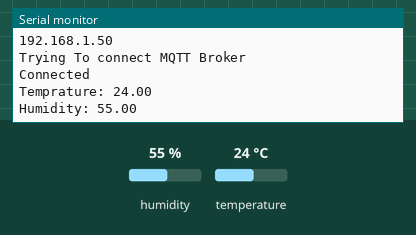
Simulated run of this sketch. Board: ESP8266 (NodeMCU). Parts: the last lines printed to the serial monitor. Inputs (shaded band) come from the test bench; at power-on: humidity 55 %, temperature 24 °C. WiFi joins after 1.5 s; servers stay silent unless stated; no MQTT or app messages arrive unless stated.

Above: at 3.0 s.
3.1 s: humidity set to 22 %
At 5.1 s:
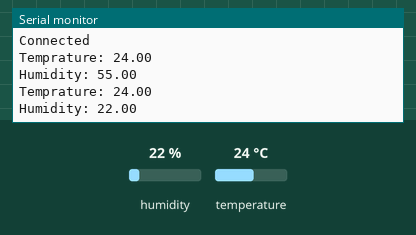
5.8 s: temperature set to 12 °C
At 7.6 s:
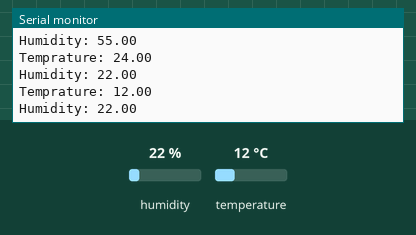
8.5 s: humidity set to 40 %
At 11.4 s:
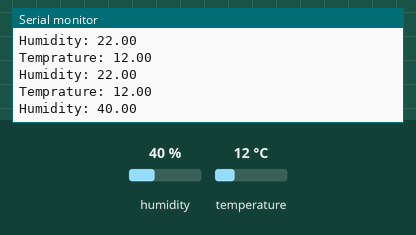
Timing chart, 0 to 12.9 s (numbered marks = the images above; inputs shaded):
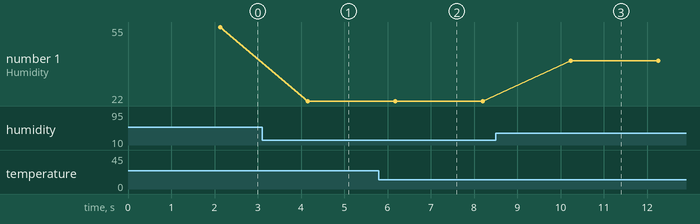

The sketch:

mqttNode.ino
```cpp
#include <ESP8266WiFi.h>
#include <PubSubClient.h>
#include <DHT.h>

#define pinDHT D2
#define DHTType DHT11

DHT dht(pinDHT,DHTType);

char ssid[] = "REYA"; //isi ssid
char password[] = "03052000";//isi passwd


WiFiClient espClient;
PubSubClient client(espClient);

unsigned long currentTime = millis();
unsigned long previousTime = 0;
const long delayTime = 2000;

void setup(){
  Serial.begin(115200);
  dht.begin();
  delay(100);

  Serial.println();
  Serial.print("Connecting to :");
  Serial.println(ssid);
  WiFi.begin(ssid,password);
  while(WiFi.status() != WL_CONNECTED){
    delay(500);
    Serial.print(".");
  }
  Serial.println("");
  Serial.println("WiFi connected");
  Serial.println("IP address:");
  Serial.println(WiFi.localIP());

  client.setServer("192.168.0.8", 1883); //isi localhost komputer
  delay(200);
}

void loop(){
  if(!client.connected()){
    reconnect();
  }
  client.loop();

  currentTime = millis();
  if (currentTime - previousTime >= delayTime){
    currentTime = millis();
    previousTime = currentTime;
    String strTemp = String(dht.readTemperature());
    String strHumi = String(dht.readHumidity());
    char chrTemp[strTemp.length()+1];
    char chrHumi[strHumi.length()+1];
    strTemp.toCharArray(chrTemp,sizeof(chrTemp));
    strHumi.toCharArray(chrHumi,sizeof(chrHumi));
    Serial.print("Temprature: ");
    Serial.println(strTemp);
    Serial.print("Humidity: ");
    Serial.println(strHumi);
    client.publish("Temperature",chrTemp);
    client.publish("Humidity",chrHumi);
  }
  delay(250);
}

void reconnect(){
  while(!client.connected()){
    Serial.println("Trying To connect MQTT Broker");
    if(client.connect("NodeMCU")){
      Serial.println("Connected");
    } else {
      Serial.println(client.connect("NodeMCU"));
      Serial.print("Failed , Connection state = ");
      Serial.println(client.state());
      delay(5000);
    }
  }
}
```

Measured:
- after the input at 3.1 s, the serial monitor: prints a new line after 1.1 s (image 1)
- after the input at 5.8 s, the serial monitor: prints a new line after 0.38 s (image 2)
- after the input at 8.5 s, the serial monitor: prints a new line after 1.7 s (image 3)
- plotted number 1: 55 → 22 after the input at 3.1 s, 22 → 40 after the input at 8.5 s
